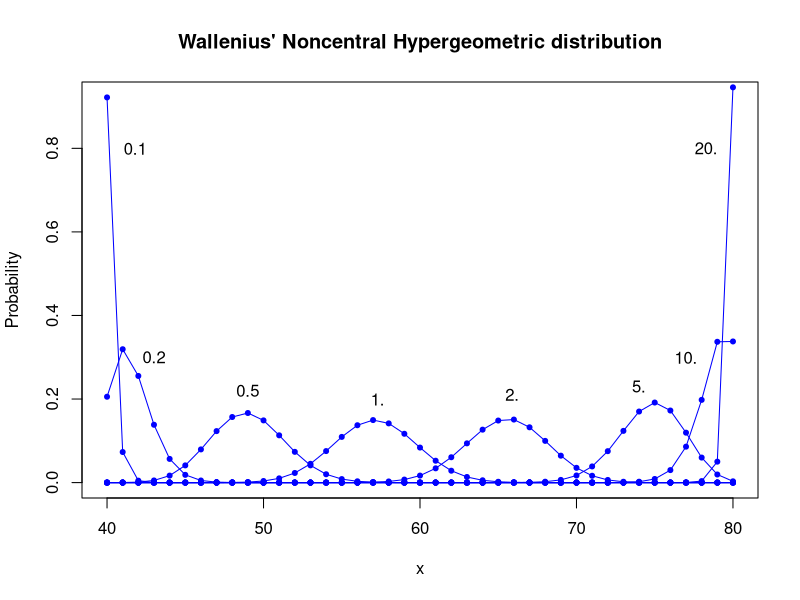

Here is the R script that generated this plot:
# ApproxHypergeo.R
# This demo compares a Wallenius' and a Fisher's noncentral hypergeometric 
# distribution with the same mean rather than the same odds in order to
# make them approximate each other better.

require(BiasedUrn)
require(stats)

plot3 <- function(m1, m2, n) {
  xmin <- minHypergeo(m1, m2, n)
  xmax <- maxHypergeo(m1, m2, n)
  x <- xmin : xmax
  wnc  <- dWNCHypergeo(x, m1, m2, n, 0.1)
  plot   (x, wnc, type="o", col="blue", pch=20,
     main = "Wallenius' Noncentral Hypergeometric distribution",
     xlab = "x", ylab = "Probability")

  wnc  <- dWNCHypergeo(x, m1, m2, n, 0.2)
  points (x, wnc, type="o", col="blue", pch=20)
  wnc  <- dWNCHypergeo(x, m1, m2, n, 0.5)
  points (x, wnc, type="o", col="blue", pch=20)
  wnc  <- dWNCHypergeo(x, m1, m2, n, 1.0)
  points (x, wnc, type="o", col="blue", pch=20)
  wnc  <- dWNCHypergeo(x, m1, m2, n, 2.0)
  points (x, wnc, type="o", col="blue", pch=20)
  wnc  <- dWNCHypergeo(x, m1, m2, n, 5.0)
  points (x, wnc, type="o", col="blue", pch=20)
  wnc  <- dWNCHypergeo(x, m1, m2, n, 10.0)
  points (x, wnc, type="o", col="blue", pch=20)
  wnc  <- dWNCHypergeo(x, m1, m2, n, 20.0)
  points (x, wnc, type="o", col="blue", pch=20)

  text(41.8, .8, "0.1", cex=1)
  text(43, .3, "0.2", cex=1)
  text(49, .22, "0.5", cex=1)
  text(57.3, .20, "1.", cex=1)
  text(65.9, .21, "2.", cex=1)
  text(74, .23, "5.", cex=1)
  text(77, .3, "10.", cex=1)
  text(78.3, .8, "20.", cex=1)
}

plot3 (80, 60, 100)
